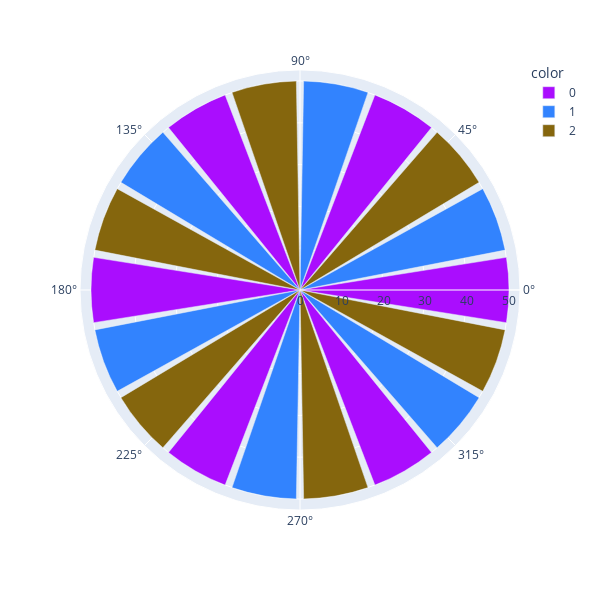

This figure's notebook cell:
### Code cell
fig_trace = px.bar_polar(df_t, r='r', theta='theta', color='color',
                        start_angle=0, width=600, height=600,
                        direction='counterclockwise', color_discrete_sequence=px.colors.qualitative.Alphabet)
fig_trace.show()

### Figure 1 — Plotly figure (JSON) as saved in the notebook; plotly's stock layout.template omitted (floating-point values rounded to 4 significant figures)
{"data": [{"hovertemplate": "color=0<br>r=%{r}<br>theta=%{theta}<extra></extra>", "legendgroup": "0", "marker": {"color": "#AA0DFE", "pattern": {"shape": ""}}, "name": "0", "r": [50, 50, 50, 50, 50, 50], "showlegend": true, "subplot": "polar", "theta": [0, 60, 120, 180, 240, 300], "type": "barpolar"}, {"hovertemplate": "color=1<br>r=%{r}<br>theta=%{theta}<extra></extra>", "legendgroup": "1", "marker": {"color": "#3283FE", "pattern": {"shape": ""}}, "name": "1", "r": [50, 50, 50, 50, 50, 50], "showlegend": true, "subplot": "polar", "theta": [20, 80, 140, 200, 260, 320], "type": "barpolar"}, {"hovertemplate": "color=2<br>r=%{r}<br>theta=%{theta}<extra></extra>", "legendgroup": "2", "marker": {"color": "#85660D", "pattern": {"shape": ""}}, "name": "2", "r": [50, 50, 50, 50, 50, 50], "showlegend": true, "subplot": "polar", "theta": [40, 100, 160, 220, 280, 340], "type": "barpolar"}], "layout": {"barmode": "relative", "height": 600, "legend": {"title": {"text": "color"}, "tracegroupgap": 0}, "margin": {"t": 60}, "polar": {"angularaxis": {"direction": "counterclockwise", "rotation": 0}, "domain": {"x": [0, 1], "y": [0, 1]}}, "width": 600}}
